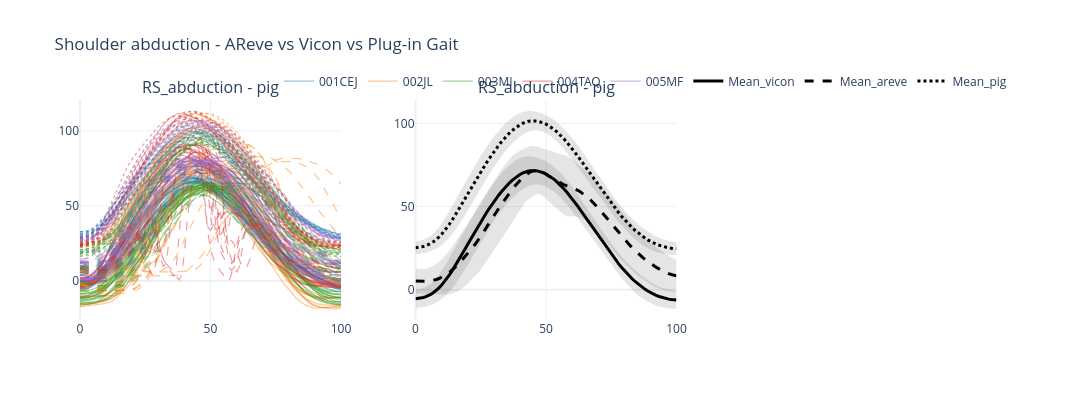

Notebook source saved alongside this figure:
### Markdown cell above
## Using the ensembler
This is a collection of classes that work together to obtain clean and consistent plotting.
Currently implemented figures are:
1. Individual line plots (`IndividualLinesRendered()`)
2. Average +/- standard deviation of curves (`MeanSDRenderer()`)

`CompositeRendered()` allows the uses to combine different renderers into a single subplot without needing extra lines of code.
All renders are called in the `add_subplot` method from the Ensembler class alongside the channel name, row/col combination in which subplot to put it.

### Code cell
lines_and_mean = CompositeRenderer(IndividualLinesRenderer(), MeanSDRenderer())
fig = (
    Ensembler(in_folder=fld, channels=channels, n_rows = rows,  n_cols =cols, str_match=str_match, condition_spec=spec)
    .add_subplot(PlotSpec('RS_abduction', "vicon", row=1, col=1, renderer=IndividualLinesRenderer()))
    .add_subplot(PlotSpec('RS_abduction', "areve", row=1, col=1, renderer=IndividualLinesRenderer()))
    .add_subplot(PlotSpec('RS_abduction', "pig", row=1, col=1, renderer=IndividualLinesRenderer()))

    .add_subplot(PlotSpec("RS_abduction", "vicon", row=1, col=2, renderer=MeanSDRenderer()))
    .add_subplot(PlotSpec("RS_abduction", "areve", row=1, col=2, renderer=MeanSDRenderer()))
    .add_subplot(PlotSpec("RS_abduction", "pig", row=1, col=2, renderer=MeanSDRenderer()))
    .build(title="Shoulder abduction - AReve vs Vicon vs Plug-in Gait")
)
fig.show()
